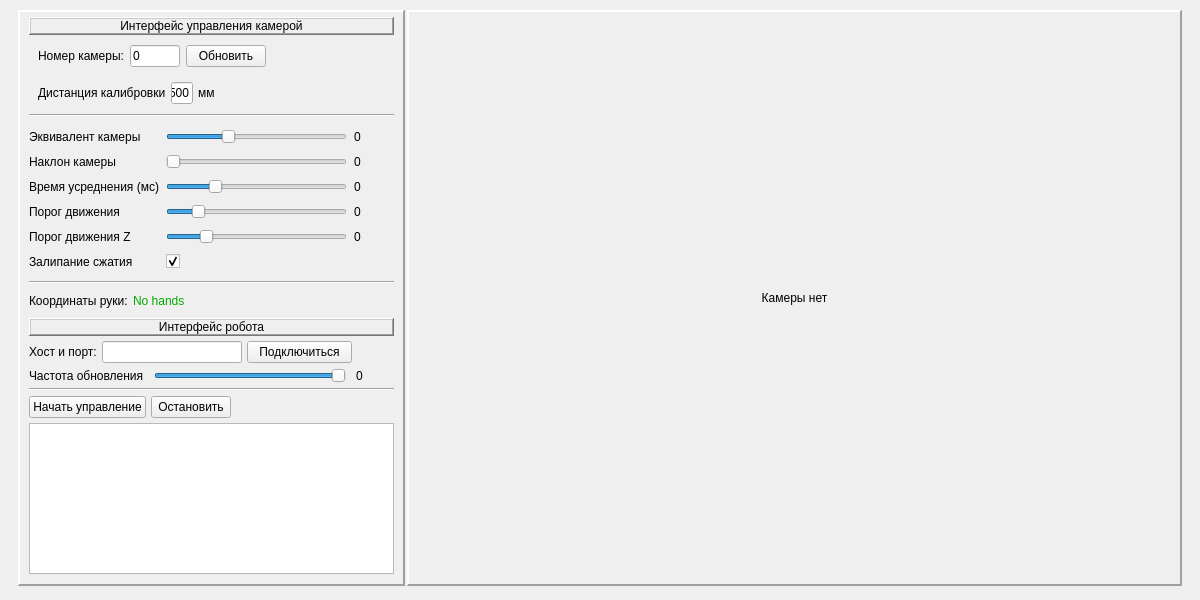
<?xml version="1.0" encoding="UTF-8"?>
<ui version="4.0">
 <class>MainWindow</class>
 <widget class="QMainWindow" name="MainWindow">
  <property name="enabled">
   <bool>true</bool>
  </property>
  <property name="geometry">
   <rect>
    <x>0</x>
    <y>0</y>
    <width>1200</width>
    <height>600</height>
   </rect>
  </property>
  <property name="windowTitle">
   <string>CatControl</string>
  </property>
  <widget class="QWidget" name="centralwidget">
   <layout class="QGridLayout" name="gridLayout_6">
    <item row="0" column="0">
     <widget class="QFrame" name="verticalFrame">
      <property name="frameShape">
       <enum>QFrame::NoFrame</enum>
      </property>
      <property name="frameShadow">
       <enum>QFrame::Raised</enum>
      </property>
      <property name="lineWidth">
       <number>2</number>
      </property>
      <layout class="QVBoxLayout" name="verticalLayout_4" stretch="10">
       <property name="spacing">
        <number>2</number>
       </property>
       <property name="topMargin">
        <number>1</number>
       </property>
       <property name="bottomMargin">
        <number>5</number>
       </property>
       <item>
        <layout class="QHBoxLayout" name="horizontalLayout_5" stretch="1,2">
         <item>
          <widget class="QFrame" name="frame">
           <property name="frameShape">
            <enum>QFrame::Panel</enum>
           </property>
           <property name="frameShadow">
            <enum>QFrame::Raised</enum>
           </property>
           <property name="lineWidth">
            <number>2</number>
           </property>
           <layout class="QVBoxLayout" name="verticalLayout">
            <property name="spacing">
             <number>5</number>
            </property>
            <property name="topMargin">
             <number>5</number>
            </property>
            <property name="bottomMargin">
             <number>5</number>
            </property>
            <item>
             <widget class="QLabel" name="label_10">
              <property name="sizePolicy">
               <sizepolicy hsizetype="Preferred" vsizetype="Maximum">
                <horstretch>0</horstretch>
                <verstretch>0</verstretch>
               </sizepolicy>
              </property>
              <property name="styleSheet">
               <string notr="true">font: 75 12pt &quot;Calibri&quot;;</string>
              </property>
              <property name="frameShape">
               <enum>QFrame::WinPanel</enum>
              </property>
              <property name="frameShadow">
               <enum>QFrame::Raised</enum>
              </property>
              <property name="lineWidth">
               <number>1</number>
              </property>
              <property name="text">
               <string>Интерфейс управления камерой</string>
              </property>
              <property name="alignment">
               <set>Qt::AlignCenter</set>
              </property>
              <property name="margin">
               <number>2</number>
              </property>
             </widget>
            </item>
            <item>
             <widget class="QFrame" name="frame">
              <property name="sizePolicy">
               <sizepolicy hsizetype="Preferred" vsizetype="Maximum">
                <horstretch>0</horstretch>
                <verstretch>0</verstretch>
               </sizepolicy>
              </property>
              <layout class="QGridLayout" name="gridLayout_3">
               <property name="topMargin">
                <number>5</number>
               </property>
               <property name="bottomMargin">
                <number>5</number>
               </property>
               <item row="0" column="2">
                <widget class="QPushButton" name="Start_cam">
                 <property name="sizePolicy">
                  <sizepolicy hsizetype="Minimum" vsizetype="Fixed">
                   <horstretch>0</horstretch>
                   <verstretch>0</verstretch>
                  </sizepolicy>
                 </property>
                 <property name="text">
                  <string>Обновить</string>
                 </property>
                </widget>
               </item>
               <item row="0" column="0">
                <widget class="QLabel" name="label">
                 <property name="sizePolicy">
                  <sizepolicy hsizetype="Maximum" vsizetype="Preferred">
                   <horstretch>0</horstretch>
                   <verstretch>0</verstretch>
                  </sizepolicy>
                 </property>
                 <property name="text">
                  <string>Номер камеры:</string>
                 </property>
                 <property name="alignment">
                  <set>Qt::AlignLeading|Qt::AlignLeft|Qt::AlignVCenter</set>
                 </property>
                </widget>
               </item>
               <item row="0" column="1">
                <widget class="QLineEdit" name="NumCamEditLine">
                 <property name="sizePolicy">
                  <sizepolicy hsizetype="Fixed" vsizetype="Fixed">
                   <horstretch>100</horstretch>
                   <verstretch>0</verstretch>
                  </sizepolicy>
                 </property>
                 <property name="minimumSize">
                  <size>
                   <width>0</width>
                   <height>0</height>
                  </size>
                 </property>
                 <property name="maximumSize">
                  <size>
                   <width>50</width>
                   <height>16777215</height>
                  </size>
                 </property>
                 <property name="baseSize">
                  <size>
                   <width>0</width>
                   <height>0</height>
                  </size>
                 </property>
                 <property name="text">
                  <string>0</string>
                 </property>
                </widget>
               </item>
               <item row="0" column="3">
                <widget class="QLabel" name="label_2">
                 <property name="sizePolicy">
                  <sizepolicy hsizetype="MinimumExpanding" vsizetype="Preferred">
                   <horstretch>0</horstretch>
                   <verstretch>0</verstretch>
                  </sizepolicy>
                 </property>
                 <property name="text">
                  <string/>
                 </property>
                </widget>
               </item>
              </layout>
             </widget>
            </item>
            <item>
             <widget class="QFrame" name="horizontalFrame_2">
              <property name="sizePolicy">
               <sizepolicy hsizetype="Preferred" vsizetype="Maximum">
                <horstretch>0</horstretch>
                <verstretch>0</verstretch>
               </sizepolicy>
              </property>
              <layout class="QHBoxLayout" name="horizontalLayout_2" stretch="1,1,1,10">
               <property name="spacing">
                <number>5</number>
               </property>
               <property name="topMargin">
                <number>5</number>
               </property>
               <property name="bottomMargin">
                <number>5</number>
               </property>
               <item>
                <widget class="QLabel" name="lab_2">
                 <property name="sizePolicy">
                  <sizepolicy hsizetype="Minimum" vsizetype="Preferred">
                   <horstretch>0</horstretch>
                   <verstretch>0</verstretch>
                  </sizepolicy>
                 </property>
                 <property name="text">
                  <string>Дистанция калибровки</string>
                 </property>
                </widget>
               </item>
               <item>
                <widget class="QLineEdit" name="CalibDist">
                 <property name="sizePolicy">
                  <sizepolicy hsizetype="Maximum" vsizetype="Fixed">
                   <horstretch>0</horstretch>
                   <verstretch>0</verstretch>
                  </sizepolicy>
                 </property>
                 <property name="maximumSize">
                  <size>
                   <width>50</width>
                   <height>16777215</height>
                  </size>
                 </property>
                 <property name="text">
                  <string>500</string>
                 </property>
                </widget>
               </item>
               <item>
                <widget class="QLabel" name="label_3">
                 <property name="text">
                  <string>мм</string>
                 </property>
                 <property name="margin">
                  <number>3</number>
                 </property>
                </widget>
               </item>
               <item>
                <widget class="QLabel" name="label_4">
                 <property name="sizePolicy">
                  <sizepolicy hsizetype="MinimumExpanding" vsizetype="Preferred">
                   <horstretch>0</horstretch>
                   <verstretch>0</verstretch>
                  </sizepolicy>
                 </property>
                 <property name="text">
                  <string/>
                 </property>
                </widget>
               </item>
              </layout>
             </widget>
            </item>
            <item>
             <widget class="Line" name="line">
              <property name="orientation">
               <enum>Qt::Horizontal</enum>
              </property>
             </widget>
            </item>
            <item>
             <layout class="QGridLayout" name="gridLayout_4" columnstretch="1,10,2">
              <property name="topMargin">
               <number>7</number>
              </property>
              <property name="bottomMargin">
               <number>7</number>
              </property>
              <property name="horizontalSpacing">
               <number>7</number>
              </property>
              <property name="verticalSpacing">
               <number>10</number>
              </property>
              <item row="0" column="1">
               <widget class="QSlider" name="CalibCam">
                <property name="maximum">
                 <number>300</number>
                </property>
                <property name="pageStep">
                 <number>1</number>
                </property>
                <property name="value">
                 <number>100</number>
                </property>
                <property name="orientation">
                 <enum>Qt::Horizontal</enum>
                </property>
               </widget>
              </item>
              <item row="2" column="1">
               <widget class="QSlider" name="TimeApprox">
                <property name="maximum">
                 <number>2000</number>
                </property>
                <property name="pageStep">
                 <number>1</number>
                </property>
                <property name="value">
                 <number>500</number>
                </property>
                <property name="orientation">
                 <enum>Qt::Horizontal</enum>
                </property>
               </widget>
              </item>
              <item row="2" column="2">
               <widget class="QLabel" name="Lab_TimeApprox">
                <property name="sizePolicy">
                 <sizepolicy hsizetype="Fixed" vsizetype="Preferred">
                  <horstretch>0</horstretch>
                  <verstretch>0</verstretch>
                 </sizepolicy>
                </property>
                <property name="text">
                 <string>0</string>
                </property>
                <property name="margin">
                 <number>3</number>
                </property>
               </widget>
              </item>
              <item row="1" column="2">
               <widget class="QLabel" name="Lab_CamAngle">
                <property name="sizePolicy">
                 <sizepolicy hsizetype="Fixed" vsizetype="Preferred">
                  <horstretch>0</horstretch>
                  <verstretch>0</verstretch>
                 </sizepolicy>
                </property>
                <property name="text">
                 <string>0</string>
                </property>
                <property name="margin">
                 <number>3</number>
                </property>
               </widget>
              </item>
              <item row="3" column="1">
               <widget class="QSlider" name="FixedParam">
                <property name="maximum">
                 <number>20</number>
                </property>
                <property name="pageStep">
                 <number>1</number>
                </property>
                <property name="value">
                 <number>3</number>
                </property>
                <property name="orientation">
                 <enum>Qt::Horizontal</enum>
                </property>
               </widget>
              </item>
              <item row="4" column="0">
               <widget class="QLabel" name="label_8">
                <property name="text">
                 <string>Порог движения Z</string>
                </property>
               </widget>
              </item>
              <item row="3" column="2">
               <widget class="QLabel" name="Lab_FixedParam">
                <property name="sizePolicy">
                 <sizepolicy hsizetype="Fixed" vsizetype="Preferred">
                  <horstretch>0</horstretch>
                  <verstretch>0</verstretch>
                 </sizepolicy>
                </property>
                <property name="text">
                 <string>0</string>
                </property>
                <property name="margin">
                 <number>3</number>
                </property>
               </widget>
              </item>
              <item row="4" column="2">
               <widget class="QLabel" name="Lab_FixedParam_Z">
                <property name="sizePolicy">
                 <sizepolicy hsizetype="Fixed" vsizetype="Preferred">
                  <horstretch>0</horstretch>
                  <verstretch>0</verstretch>
                 </sizepolicy>
                </property>
                <property name="text">
                 <string>0</string>
                </property>
                <property name="margin">
                 <number>3</number>
                </property>
               </widget>
              </item>
              <item row="1" column="0">
               <widget class="QLabel" name="label_5">
                <property name="text">
                 <string>Наклон камеры</string>
                </property>
               </widget>
              </item>
              <item row="1" column="1">
               <widget class="QSlider" name="CamAngle">
                <property name="maximum">
                 <number>180</number>
                </property>
                <property name="pageStep">
                 <number>1</number>
                </property>
                <property name="value">
                 <number>0</number>
                </property>
                <property name="orientation">
                 <enum>Qt::Horizontal</enum>
                </property>
               </widget>
              </item>
              <item row="2" column="0">
               <widget class="QLabel" name="label_6">
                <property name="text">
                 <string>Время усреднения (мс)</string>
                </property>
               </widget>
              </item>
              <item row="3" column="0">
               <widget class="QLabel" name="label_7">
                <property name="text">
                 <string>Порог движения</string>
                </property>
               </widget>
              </item>
              <item row="4" column="1">
               <widget class="QSlider" name="FixedParam_Z">
                <property name="maximum">
                 <number>20</number>
                </property>
                <property name="pageStep">
                 <number>1</number>
                </property>
                <property name="value">
                 <number>4</number>
                </property>
                <property name="orientation">
                 <enum>Qt::Horizontal</enum>
                </property>
               </widget>
              </item>
              <item row="0" column="0">
               <widget class="QLabel" name="lab">
                <property name="text">
                 <string>Эквивалент камеры</string>
                </property>
               </widget>
              </item>
              <item row="0" column="2">
               <widget class="QLabel" name="Lab_CalibCam">
                <property name="sizePolicy">
                 <sizepolicy hsizetype="Fixed" vsizetype="Preferred">
                  <horstretch>0</horstretch>
                  <verstretch>0</verstretch>
                 </sizepolicy>
                </property>
                <property name="minimumSize">
                 <size>
                  <width>40</width>
                  <height>0</height>
                 </size>
                </property>
                <property name="text">
                 <string extracomment="3324243">0</string>
                </property>
                <property name="margin">
                 <number>3</number>
                </property>
               </widget>
              </item>
              <item row="5" column="0">
               <widget class="QLabel" name="label_16">
                <property name="text">
                 <string>Залипание сжатия</string>
                </property>
               </widget>
              </item>
              <item row="5" column="1">
               <widget class="QCheckBox" name="CompressBox">
                <property name="text">
                 <string/>
                </property>
                <property name="checked">
                 <bool>true</bool>
                </property>
                <property name="tristate">
                 <bool>false</bool>
                </property>
               </widget>
              </item>
             </layout>
            </item>
            <item>
             <widget class="Line" name="line_2">
              <property name="orientation">
               <enum>Qt::Horizontal</enum>
              </property>
             </widget>
            </item>
            <item>
             <layout class="QHBoxLayout" name="horizontalLayout_3">
              <property name="topMargin">
               <number>5</number>
              </property>
              <property name="bottomMargin">
               <number>5</number>
              </property>
              <item>
               <widget class="QLabel" name="label_11">
                <property name="text">
                 <string>Координаты руки:</string>
                </property>
               </widget>
              </item>
              <item>
               <widget class="QLabel" name="Hand_Coords">
                <property name="styleSheet">
                 <string notr="true">font: 75 14pt &quot;Calibri&quot;;
color: rgb(0, 170, 0);</string>
                </property>
                <property name="text">
                 <string>No hands</string>
                </property>
               </widget>
              </item>
              <item>
               <widget class="QLabel" name="label_13">
                <property name="sizePolicy">
                 <sizepolicy hsizetype="Expanding" vsizetype="Preferred">
                  <horstretch>0</horstretch>
                  <verstretch>0</verstretch>
                 </sizepolicy>
                </property>
                <property name="text">
                 <string/>
                </property>
               </widget>
              </item>
             </layout>
            </item>
            <item>
             <layout class="QVBoxLayout" name="verticalLayout_2"/>
            </item>
            <item>
             <widget class="QLabel" name="label_9">
              <property name="sizePolicy">
               <sizepolicy hsizetype="Preferred" vsizetype="Maximum">
                <horstretch>0</horstretch>
                <verstretch>0</verstretch>
               </sizepolicy>
              </property>
              <property name="styleSheet">
               <string notr="true">font: 75 12pt &quot;Calibri&quot;;</string>
              </property>
              <property name="frameShape">
               <enum>QFrame::WinPanel</enum>
              </property>
              <property name="frameShadow">
               <enum>QFrame::Raised</enum>
              </property>
              <property name="text">
               <string>Интерфейс робота</string>
              </property>
              <property name="alignment">
               <set>Qt::AlignCenter</set>
              </property>
              <property name="margin">
               <number>2</number>
              </property>
             </widget>
            </item>
            <item>
             <layout class="QHBoxLayout" name="horizontalLayout_4">
              <item>
               <widget class="QLabel" name="label_12">
                <property name="text">
                 <string>Хост и порт:</string>
                </property>
                <property name="margin">
                 <number>5</number>
                </property>
               </widget>
              </item>
              <item>
               <widget class="QLineEdit" name="IpLineEdit">
                <property name="minimumSize">
                 <size>
                  <width>140</width>
                  <height>0</height>
                 </size>
                </property>
                <property name="maximumSize">
                 <size>
                  <width>140</width>
                  <height>16777215</height>
                 </size>
                </property>
                <property name="font">
                 <font>
                  <stylestrategy>PreferDefault</stylestrategy>
                 </font>
                </property>
                <property name="inputMethodHints">
                 <set>Qt::ImhNone</set>
                </property>
                <property name="text">
                 <string/>
                </property>
               </widget>
              </item>
              <item>
               <widget class="QPushButton" name="ConnectBut">
                <property name="sizePolicy">
                 <sizepolicy hsizetype="MinimumExpanding" vsizetype="Fixed">
                  <horstretch>0</horstretch>
                  <verstretch>0</verstretch>
                 </sizepolicy>
                </property>
                <property name="minimumSize">
                 <size>
                  <width>105</width>
                  <height>0</height>
                 </size>
                </property>
                <property name="text">
                 <string>Подключиться</string>
                </property>
               </widget>
              </item>
              <item>
               <widget class="QLabel" name="label_14">
                <property name="sizePolicy">
                 <sizepolicy hsizetype="Expanding" vsizetype="Preferred">
                  <horstretch>0</horstretch>
                  <verstretch>0</verstretch>
                 </sizepolicy>
                </property>
                <property name="text">
                 <string/>
                </property>
               </widget>
              </item>
             </layout>
            </item>
            <item>
             <layout class="QHBoxLayout" name="horizontalLayout_10" stretch="1,10,2">
              <property name="spacing">
               <number>10</number>
              </property>
              <property name="rightMargin">
               <number>0</number>
              </property>
              <item>
               <widget class="QLabel" name="label_15">
                <property name="text">
                 <string>Частота обновления</string>
                </property>
               </widget>
              </item>
              <item>
               <widget class="QSlider" name="UpdateTime">
                <property name="minimum">
                 <number>1</number>
                </property>
                <property name="maximum">
                 <number>30</number>
                </property>
                <property name="value">
                 <number>30</number>
                </property>
                <property name="orientation">
                 <enum>Qt::Horizontal</enum>
                </property>
               </widget>
              </item>
              <item>
               <widget class="QLabel" name="Lab_UpdateTime">
                <property name="text">
                 <string>0</string>
                </property>
               </widget>
              </item>
             </layout>
            </item>
            <item>
             <widget class="Line" name="line_4">
              <property name="orientation">
               <enum>Qt::Horizontal</enum>
              </property>
             </widget>
            </item>
            <item>
             <layout class="QHBoxLayout" name="horizontalLayout_9">
              <item>
               <widget class="QPushButton" name="StartRobotBut">
                <property name="text">
                 <string>Начать управление</string>
                </property>
               </widget>
              </item>
              <item>
               <widget class="QPushButton" name="PauseRobotBut">
                <property name="text">
                 <string>Остановить</string>
                </property>
               </widget>
              </item>
              <item>
               <widget class="QLabel" name="label_19">
                <property name="sizePolicy">
                 <sizepolicy hsizetype="MinimumExpanding" vsizetype="Preferred">
                  <horstretch>0</horstretch>
                  <verstretch>0</verstretch>
                 </sizepolicy>
                </property>
                <property name="text">
                 <string/>
                </property>
               </widget>
              </item>
             </layout>
            </item>
            <item>
             <widget class="QFrame" name="horizontalFrame">
              <property name="sizePolicy">
               <sizepolicy hsizetype="Preferred" vsizetype="MinimumExpanding">
                <horstretch>0</horstretch>
                <verstretch>0</verstretch>
               </sizepolicy>
              </property>
              <layout class="QHBoxLayout" name="horizontalLayout">
               <property name="spacing">
                <number>0</number>
               </property>
               <property name="leftMargin">
                <number>0</number>
               </property>
               <property name="topMargin">
                <number>0</number>
               </property>
               <property name="rightMargin">
                <number>0</number>
               </property>
               <property name="bottomMargin">
                <number>5</number>
               </property>
               <item>
                <widget class="QListWidget" name="SendList">
                 <property name="sizePolicy">
                  <sizepolicy hsizetype="Preferred" vsizetype="Ignored">
                   <horstretch>0</horstretch>
                   <verstretch>0</verstretch>
                  </sizepolicy>
                 </property>
                 <property name="styleSheet">
                  <string notr="true"/>
                 </property>
                 <property name="verticalScrollBarPolicy">
                  <enum>Qt::ScrollBarAsNeeded</enum>
                 </property>
                 <property name="horizontalScrollBarPolicy">
                  <enum>Qt::ScrollBarAsNeeded</enum>
                 </property>
                 <property name="autoScrollMargin">
                  <number>16</number>
                 </property>
                 <property name="editTriggers">
                  <set>QAbstractItemView::NoEditTriggers</set>
                 </property>
                 <property name="showDropIndicator" stdset="0">
                  <bool>true</bool>
                 </property>
                 <property name="movement">
                  <enum>QListView::Static</enum>
                 </property>
                 <property name="spacing">
                  <number>0</number>
                 </property>
                 <property name="modelColumn">
                  <number>0</number>
                 </property>
                 <property name="uniformItemSizes">
                  <bool>false</bool>
                 </property>
                 <property name="batchSize">
                  <number>100</number>
                 </property>
                 <property name="wordWrap">
                  <bool>true</bool>
                 </property>
                 <property name="selectionRectVisible">
                  <bool>false</bool>
                 </property>
                </widget>
               </item>
              </layout>
             </widget>
            </item>
           </layout>
          </widget>
         </item>
         <item>
          <widget class="QLabel" name="Lab_Cam">
           <property name="sizePolicy">
            <sizepolicy hsizetype="Ignored" vsizetype="Ignored">
             <horstretch>0</horstretch>
             <verstretch>0</verstretch>
            </sizepolicy>
           </property>
           <property name="minimumSize">
            <size>
             <width>0</width>
             <height>0</height>
            </size>
           </property>
           <property name="palette">
            <palette>
             <active>
              <colorrole role="Base">
               <brush brushstyle="SolidPattern">
                <color alpha="255">
                 <red>255</red>
                 <green>255</green>
                 <blue>255</blue>
                </color>
               </brush>
              </colorrole>
             </active>
             <inactive>
              <colorrole role="Base">
               <brush brushstyle="SolidPattern">
                <color alpha="255">
                 <red>255</red>
                 <green>255</green>
                 <blue>255</blue>
                </color>
               </brush>
              </colorrole>
             </inactive>
             <disabled>
              <colorrole role="Base">
               <brush brushstyle="SolidPattern">
                <color alpha="255">
                 <red>240</red>
                 <green>240</green>
                 <blue>240</blue>
                </color>
               </brush>
              </colorrole>
             </disabled>
            </palette>
           </property>
           <property name="whatsThis">
            <string/>
           </property>
           <property name="autoFillBackground">
            <bool>false</bool>
           </property>
           <property name="styleSheet">
            <string notr="true">font: 75 14pt &quot;Calibri&quot;</string>
           </property>
           <property name="inputMethodHints">
            <set>Qt::ImhNone</set>
           </property>
           <property name="frameShape">
            <enum>QFrame::Panel</enum>
           </property>
           <property name="frameShadow">
            <enum>QFrame::Raised</enum>
           </property>
           <property name="lineWidth">
            <number>2</number>
           </property>
           <property name="text">
            <string>&lt;html&gt;&lt;head/&gt;&lt;body&gt;&lt;p&gt;Камеры нет&lt;/p&gt;&lt;/body&gt;&lt;/html&gt;</string>
           </property>
           <property name="alignment">
            <set>Qt::AlignCenter</set>
           </property>
           <property name="margin">
            <number>10</number>
           </property>
          </widget>
         </item>
        </layout>
       </item>
      </layout>
     </widget>
    </item>
   </layout>
  </widget>
 </widget>
 <resources/>
 <connections/>
</ui>
